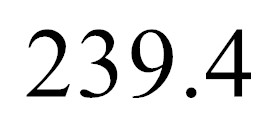
#> input picture test_picture/2394.jpg, 270 x 130 px, given in place of the camera
$ jupyter execute --allow-errors 'Number_Inference_Mnist2 .ipynb'
#> lines starting #> are read from the running program, lines starting #| are printed output that depends on the picture; after the words box and inside, x2 and y2 are one past the last pixel; in counts of white or black regions, pixels touching at a corner belong together
#> further down, img_1 is the input picture: shape (130, 270, 3); min 0, max 255, mean 229.8
#> `img_2 = img_1[0:480, 80:560]`:
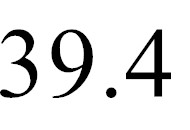
#> img_2: shape (130, 190, 3); min 0, max 255, mean 227.4
#> `canny = cv2.Canny(img_2_gray, 150, 200)`:
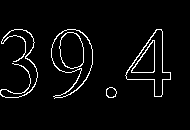
#> canny: shape (130, 190); 4.2% white in thin lines or dots, all inside (x1, y1, x2, y2) = (0, 29, 171, 99)
#> `contours, hierarchy = cv2.findContours( canny, cv2.RETR_EXTERNAL, cv2...`: contours = 4 contours; box (x1, y1, x2, y2) and area: (51, 29, 93, 99) 1672, (125, 29, 171, 97) 1346, (106, 87, 117, 98) 84, (0, 29, 38, 98) 69
#> the loop `for cnt in contours:` made 4 passes
#> after the loop `for cnt in contours:`:
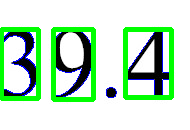
#> imgContour: shape (130, 190, 3); 15.04% of pixels changed, all inside (x1, y1, x2, y2) = (0, 27, 174, 102)
#> after the loop `for cnt in contours:`: position = [[125, 29, 46, 68], [53, 29, 40, 70], [1, 29, 37, 69]]
#> the loop `for p in position:` made 3 passes
#> pass 1, `crop = img_2[y:y+h, x:x+w]`:
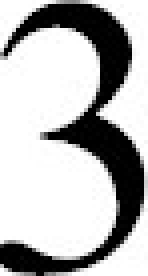
#> crop: shape (69, 37, 3) (shown 4 times larger); min 0, max 255, mean 181.8
#> pass 2, `crop = img_2[y:y+h, x:x+w]`:
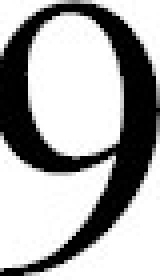
#> crop: shape (70, 40, 3) (shown 4 times larger); min 0, max 255, mean 170.4
#> pass 3, `crop = img_2[y:y+h, x:x+w]`:
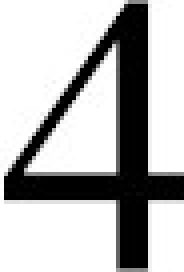
#> crop: shape (68, 46, 3) (shown 4 times larger); min 0, max 255, mean 181.6
#> after the loop `for p in position:`: crop_img = 3 items
#> `cro = cv2.resize(cro, (480, 480))`:
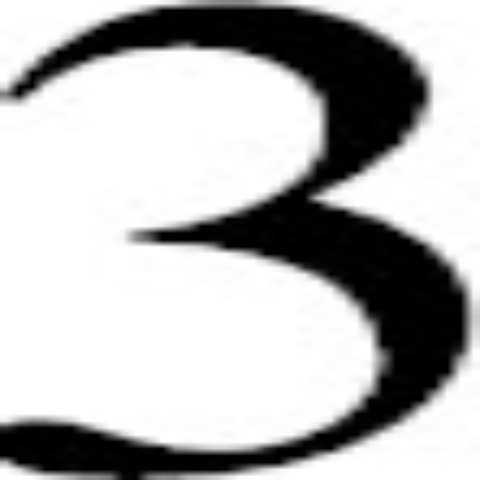
#> cro: shape (480, 480, 3); min 0, max 255, mean 181.8
#> `img_3 = 255 - cro_gray`:
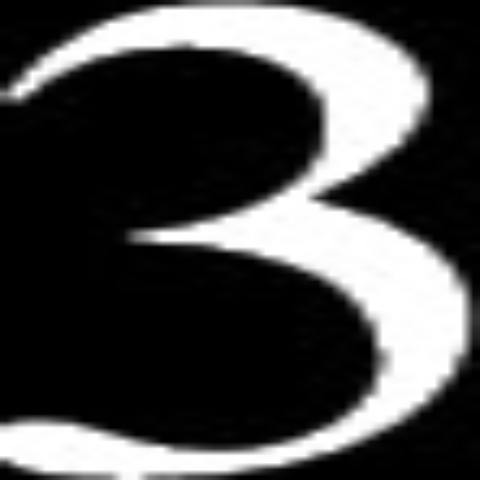
#> img_3: shape (480, 480); min 0, max 255, mean 73.2
#> `img_3_min = np.amin(img_3)`: img_3_min = 0
#> `img_6 = cv2.dilate(img_5, kernel, iterations=3)`:
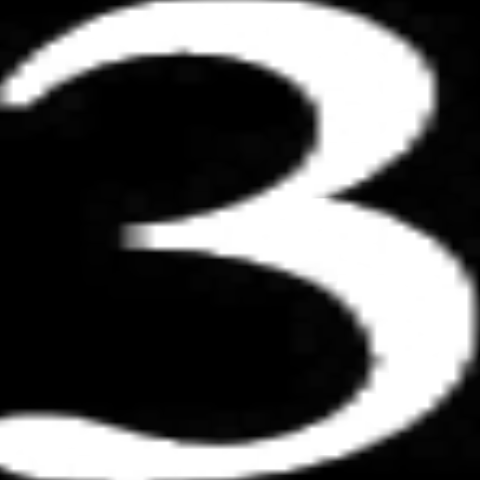
#> img_6: shape (480, 480) float32; min 0, max 255, mean 95
#> `img_7 = cv2.resize(img_6, (28, 28), 1)`:
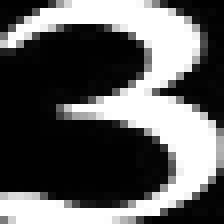
#> img_7: shape (28, 28) float32 (shown 8 times larger); min 0, max 255, mean 95.2
[cell 1]
import numpy as np
import cv2
import time

from keras.models import load_model
#> (the rest of this cell did not finish here and is left out)

[cell 2]
cap = cv2.VideoCapture(0)
width = cap.get(cv2.CAP_PROP_FRAME_WIDTH)
height = cap.get(cv2.CAP_PROP_FRAME_HEIGHT)
print("Image Size: %d x %d" % (width, height))

#> (the rest of this cell did not finish here and is left out)

$ run again, on test_picture/2471.jpg
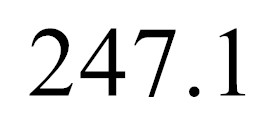
#> input picture test_picture/2471.jpg, 270 x 130 px, given in place of the camera
#> img_1 is the input picture: shape (130, 270, 3); min 0, max 255, mean 233.5
#> canny: shape (130, 190); 3.1% white in thin lines or dots, all inside (x1, y1, x2, y2) = (0, 28, 165, 97)
#> contours = 5 contours, 2 with area under 20; largest, box (x1, y1, x2, y2) and area: (0, 28, 46, 96) 1337, (54, 29, 96, 97) 624, (109, 86, 120, 97) 86
#> the loop `for cnt in contours:` made 5 passes
#> after the loop `for cnt in contours:`:
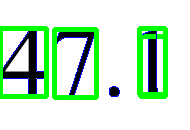
#> imgContour: shape (130, 190, 3); mean B, G, R 204.3, 232.6, 199.6
#> after the loop `for cnt in contours:`: position = [[140, 36, 25, 60], [54, 29, 42, 68], [139, 28, 26, 66], [0, 28, 46, 68]]
#> the loop `for p in position:` made 4 passes
#> after the loop `for p in position:`: crop_img = 4 items
#> img_3_min = 0
#> `img_7 = cv2.resize(img_6, (28, 28), 1)`:
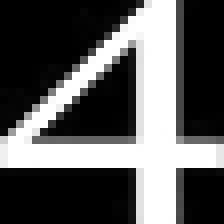
#> img_7: shape (28, 28) float32 (shown 8 times larger); min 0, max 255, mean 90.8

$ run again, on test_picture/2865.jpg
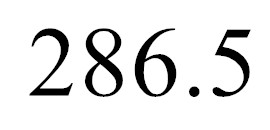
#> input picture test_picture/2865.jpg, 270 x 130 px, given in place of the camera
#> img_1 is the input picture: shape (130, 270, 3); min 0, max 255, mean 228.8
#> canny: shape (130, 190); 4.6% white in thin lines or dots, all inside (x1, y1, x2, y2) = (4, 28, 171, 97)
#> contours = 5 contours; box (x1, y1, x2, y2) and area: (4, 28, 43, 97) 1956, (132, 29, 171, 97) 811, (63, 58, 88, 95) 708, (109, 86, 120, 97) 86, (54, 28, 97, 97) 58
#> the loop `for cnt in contours:` made 5 passes
#> after the loop `for cnt in contours:`: position = [[64, 58, 24, 37], [134, 29, 37, 68], [56, 28, 39, 69], [4, 28, 39, 69]]
#> the loop `for p in position:` made 4 passes
#> after the loop `for p in position:`: crop_img = 4 items
#> img_3_min = 0
#> `img_7 = cv2.resize(img_6, (28, 28), 1)`:
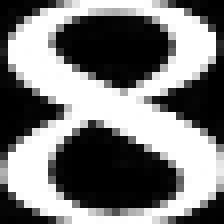
#> img_7: shape (28, 28) float32 (shown 8 times larger); min 0, max 255, mean 123.4
